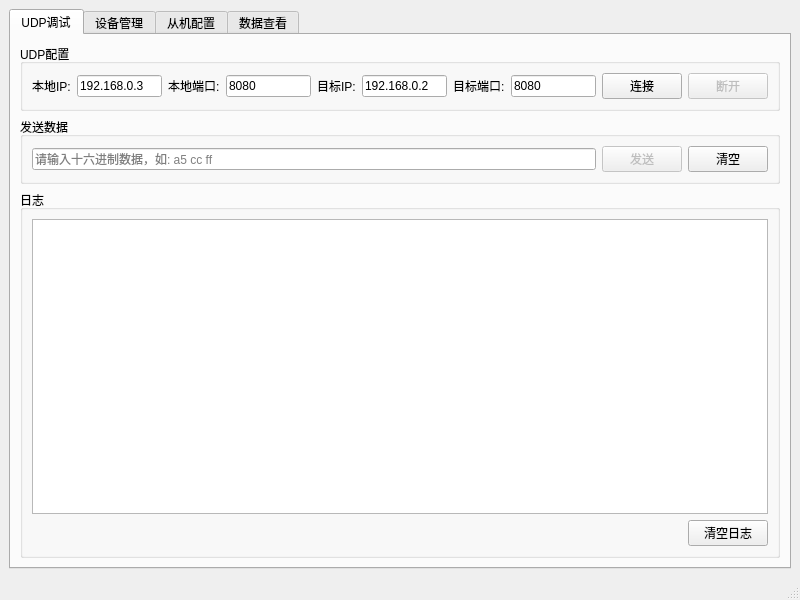
<?xml version="1.0" encoding="UTF-8"?>
<ui version="4.0">
 <class>MainWindow</class>
 <widget class="QMainWindow" name="MainWindow">
  <property name="geometry">
   <rect>
    <x>0</x>
    <y>0</y>
    <width>800</width>
    <height>600</height>
   </rect>
  </property>
  <property name="windowTitle">
   <string>WHT工厂工具</string>
  </property>
  <widget class="QWidget" name="centralwidget">
   <layout class="QVBoxLayout" name="verticalLayout">
    <item>
     <widget class="QTabWidget" name="tabWidget">
      <property name="currentIndex">
       <number>0</number>
      </property>
      <widget class="QWidget" name="tabUdpDebug">
       <attribute name="title">
        <string>UDP调试</string>
       </attribute>
       <layout class="QVBoxLayout" name="verticalLayout_udp">
        <item>
         <widget class="QGroupBox" name="groupBoxConfig">
          <property name="title">
           <string>UDP配置</string>
          </property>
          <layout class="QHBoxLayout" name="horizontalLayout">
           <item>
            <widget class="QLabel" name="labelLocalIP">
             <property name="text">
              <string>本地IP:</string>
             </property>
            </widget>
           </item>
           <item>
            <widget class="QLineEdit" name="lineEditLocalIP">
             <property name="text">
              <string>192.168.0.3</string>
             </property>
            </widget>
           </item>
           <item>
            <widget class="QLabel" name="labelLocalPort">
             <property name="text">
              <string>本地端口:</string>
             </property>
            </widget>
           </item>
           <item>
            <widget class="QLineEdit" name="lineEditLocalPort">
             <property name="text">
              <string>8080</string>
             </property>
            </widget>
           </item>
           <item>
            <widget class="QLabel" name="labelRemoteIP">
             <property name="text">
              <string>目标IP:</string>
             </property>
            </widget>
           </item>
           <item>
            <widget class="QLineEdit" name="lineEditRemoteIP">
             <property name="text">
              <string>192.168.0.2</string>
             </property>
            </widget>
           </item>
           <item>
            <widget class="QLabel" name="labelRemotePort">
             <property name="text">
              <string>目标端口:</string>
             </property>
            </widget>
           </item>
           <item>
            <widget class="QLineEdit" name="lineEditRemotePort">
             <property name="text">
              <string>8080</string>
             </property>
            </widget>
           </item>
           <item>
            <widget class="QPushButton" name="pushButtonConnect">
             <property name="text">
              <string>连接</string>
             </property>
            </widget>
           </item>
           <item>
            <widget class="QPushButton" name="pushButtonDisconnect">
             <property name="text">
              <string>断开</string>
             </property>
             <property name="enabled">
              <bool>false</bool>
             </property>
            </widget>
           </item>
          </layout>
         </widget>
        </item>
        <item>
         <widget class="QGroupBox" name="groupBoxSend">
          <property name="title">
           <string>发送数据</string>
          </property>
          <layout class="QHBoxLayout" name="horizontalLayout_2">
           <item>
            <widget class="QLineEdit" name="lineEditSendData">
             <property name="placeholderText">
              <string>请输入十六进制数据，如: a5 cc ff</string>
             </property>
            </widget>
           </item>
           <item>
            <widget class="QPushButton" name="pushButtonSend">
             <property name="text">
              <string>发送</string>
             </property>
             <property name="enabled">
              <bool>false</bool>
             </property>
            </widget>
           </item>
           <item>
            <widget class="QPushButton" name="pushButtonClearSend">
             <property name="text">
              <string>清空</string>
             </property>
            </widget>
           </item>
          </layout>
         </widget>
        </item>
        <item>
         <widget class="QGroupBox" name="groupBoxLog">
          <property name="title">
           <string>日志</string>
          </property>
          <layout class="QVBoxLayout" name="verticalLayout_2">
           <item>
            <widget class="QTextEdit" name="textEditLog">
             <property name="readOnly">
              <bool>true</bool>
             </property>
             <property name="font">
              <font>
               <family>Consolas</family>
               <pointsize>10</pointsize>
              </font>
             </property>
            </widget>
           </item>
           <item>
            <layout class="QHBoxLayout" name="horizontalLayout_3">
             <item>
              <spacer name="horizontalSpacer">
               <property name="orientation">
                <enum>Qt::Horizontal</enum>
               </property>
               <property name="sizeHint" stdset="0">
                <size>
                 <width>40</width>
                 <height>20</height>
                </size>
               </property>
              </spacer>
             </item>
             <item>
              <widget class="QPushButton" name="pushButtonClearLog">
               <property name="text">
                <string>清空日志</string>
               </property>
              </widget>
             </item>
            </layout>
           </item>
          </layout>
         </widget>
        </item>
       </layout>
      </widget>
      <widget class="QWidget" name="tabDeviceManagement">
       <attribute name="title">
        <string>设备管理</string>
       </attribute>
       <layout class="QVBoxLayout" name="verticalLayout_device">
        <item>
         <layout class="QHBoxLayout" name="horizontalLayout_device_query">
          <item>
           <widget class="QPushButton" name="pushButtonQueryDevices">
            <property name="text">
             <string>设备查询</string>
            </property>
            <property name="enabled">
             <bool>false</bool>
            </property>
           </widget>
          </item>
          <item>
           <spacer name="horizontalSpacer_device">
            <property name="orientation">
             <enum>Qt::Horizontal</enum>
            </property>
            <property name="sizeHint" stdset="0">
             <size>
              <width>40</width>
              <height>20</height>
             </size>
            </property>
           </spacer>
          </item>
         </layout>
        </item>
        <item>
         <widget class="QTableWidget" name="tableWidgetDevices">
          <property name="alternatingRowColors">
           <bool>true</bool>
          </property>
          <property name="selectionBehavior">
           <enum>QAbstractItemView::SelectRows</enum>
          </property>
          <column>
           <property name="text">
            <string>设备ID</string>
           </property>
          </column>
          <column>
           <property name="text">
            <string>短ID</string>
           </property>
          </column>
          <column>
           <property name="text">
            <string>在线状态</string>
           </property>
          </column>
          <column>
           <property name="text">
            <string>版本</string>
           </property>
          </column>
          <column>
           <property name="text">
            <string>电池电量</string>
           </property>
          </column>
         </widget>
        </item>
       </layout>
      </widget>
      <widget class="QWidget" name="tabSlaveConfig">
       <attribute name="title">
        <string>从机配置</string>
       </attribute>
       <layout class="QVBoxLayout" name="verticalLayout_slave_config">
        <item>
         <layout class="QHBoxLayout" name="horizontalLayout_slave_config_actions">
          <item>
           <widget class="QPushButton" name="pushButtonAddSlaveConfig">
            <property name="text">
             <string>新建配置</string>
            </property>
           </widget>
          </item>
          <item>
           <spacer name="horizontalSpacer_slave_config">
            <property name="orientation">
             <enum>Qt::Horizontal</enum>
            </property>
            <property name="sizeHint" stdset="0">
             <size>
              <width>40</width>
              <height>20</height>
             </size>
            </property>
           </spacer>
          </item>
         </layout>
        </item>
        <item>
         <widget class="QTableWidget" name="tableWidgetSlaveConfigs">
          <property name="alternatingRowColors">
           <bool>true</bool>
          </property>
          <property name="selectionBehavior">
           <enum>QAbstractItemView::SelectRows</enum>
          </property>
          <column>
           <property name="text">
            <string>配置名称</string>
           </property>
          </column>
          <column>
           <property name="text">
            <string>配置信息</string>
           </property>
          </column>
          <column>
           <property name="text">
            <string>操作</string>
           </property>
          </column>
         </widget>
        </item>
       </layout>
      </widget>
      <widget class="QWidget" name="tabDataView">
       <attribute name="title">
        <string>数据查看</string>
       </attribute>
       <layout class="QVBoxLayout" name="verticalLayout_data_view">
        <item>
         <layout class="QHBoxLayout" name="horizontalLayout_data_control">
          <item>
           <widget class="QPushButton" name="pushButtonStart">
            <property name="text">
             <string>启动</string>
            </property>
            <property name="enabled">
             <bool>false</bool>
            </property>
           </widget>
          </item>
          <item>
           <widget class="QPushButton" name="pushButtonStop">
            <property name="text">
             <string>停止</string>
            </property>
            <property name="enabled">
             <bool>false</bool>
            </property>
           </widget>
          </item>
          <item>
           <widget class="QPushButton" name="pushButtonClearData">
            <property name="text">
             <string>清除</string>
            </property>
           </widget>
          </item>
          <item>
           <spacer name="horizontalSpacer_data_control">
            <property name="orientation">
             <enum>Qt::Horizontal</enum>
            </property>
            <property name="sizeHint" stdset="0">
             <size>
              <width>40</width>
              <height>20</height>
             </size>
            </property>
           </spacer>
          </item>
         </layout>
        </item>
        <item>
         <widget class="QTableWidget" name="tableWidgetDataView">
          <property name="alternatingRowColors">
           <bool>true</bool>
          </property>
          <property name="selectionBehavior">
           <enum>QAbstractItemView::SelectRows</enum>
          </property>
          <column>
           <property name="text">
            <string>Slave ID</string>
           </property>
          </column>
          <column>
           <property name="text">
            <string>CS</string>
           </property>
          </column>
          <column>
           <property name="text">
            <string>SL</string>
           </property>
          </column>
          <column>
           <property name="text">
            <string>EUB</string>
           </property>
          </column>
          <column>
           <property name="text">
            <string>BLA</string>
           </property>
          </column>
          <column>
           <property name="text">
            <string>PS</string>
           </property>
          </column>
          <column>
           <property name="text">
            <string>EL1</string>
           </property>
          </column>
          <column>
           <property name="text">
            <string>EL2</string>
           </property>
          </column>
          <column>
           <property name="text">
            <string>A1</string>
           </property>
          </column>
          <column>
           <property name="text">
            <string>A2</string>
           </property>
          </column>
          <column>
           <property name="text">
            <string>导通数据</string>
           </property>
          </column>
         </widget>
        </item>
       </layout>
      </widget>
     </widget>
    </item>
   </layout>
  </widget>
  <widget class="QMenuBar" name="menubar">
   <property name="geometry">
    <rect>
     <x>0</x>
     <y>0</y>
     <width>800</width>
     <height>21</height>
    </rect>
   </property>
  </widget>
  <widget class="QStatusBar" name="statusbar"/>
 </widget>
 <resources/>
 <connections/>
</ui>
